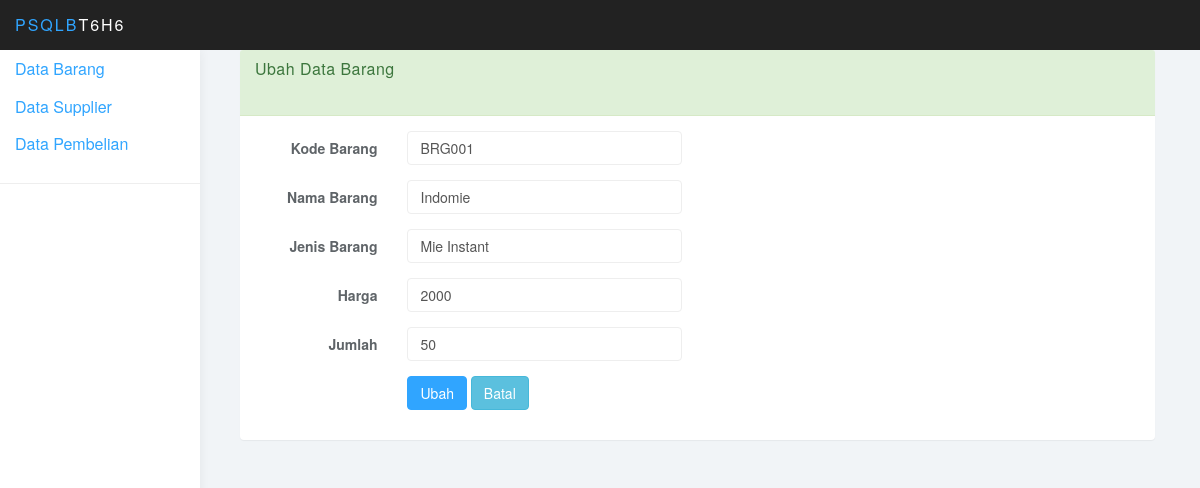
The page /?page=ubah_barang&id=BRG001 on the database its author committed.
### tables this page shows
CREATE TABLE IF NOT EXISTS `barang` (
  `KodeBarang` varchar(10) NOT NULL DEFAULT '',
  `NamaBarang` varchar(50) DEFAULT NULL,
  `JenisBarang` varchar(20) DEFAULT NULL,
  `Harga` int(11) DEFAULT NULL,
  `Jumlah` int(11) DEFAULT NULL
);

### ubah_barang.php (the view, shortened to what this page needs)
<div class="col-sm-9 col-sm-offset-3 col-lg-10 col-lg-offset-2 main">
<?php
	if (!$_GET['id']=="") {
		$sql = mysql_query("SELECT * FROM Barang WHERE KodeBarang='".$_GET['id']."'")
			or die (mysql_error());
		$data = mysql_fetch_array($sql);
	}
?>
<!doctype html>
<html lang="id">
<head>
</head>
<body>
	<div class="col-sm-12">
    	<div class="panel panel-success">
        	<div class="panel-heading">
            	<h3 class="panel-title"><span class=""></span> Ubah Data Barang</h3>
            </div>
            <div class="panel-body">
            	<form class="form-horizontal" name="frmUbah" method="post" enctype="multipart/form-data">
                   <div class="form-group">
                        <label for="KodeBarang" class="control-label col-sm-2">Kode Barang</label>
                        <div class="col-sm-4">
                        	<input type="text" class="form-control" name="txtKodeBarang" placeholder="Kode Barang"
                            value="<?php echo $data['KodeBarang']; ?>"/>
                        </div>
                 </div>
                 <div class="form-group">
                        <label for="NamaBarang" class="control-label col-sm-2">Nama Barang</label>
                        <div class="col-sm-4">
                        	<input type="text" class="form-control" name="txtNamaBarang" placeholder="Nama Barang"
                            value="<?php echo $data['NamaBarang']; ?>"/>
                        </div>
                 </div>
                 <div class="form-group">
						<label for="JenisBarang" class="control-label col-sm-2">Jenis Barang</label>
                            <div class="col-sm-4">
							<input type="text" class="form-control" name="txtJenisBarang" placeholder="Jenis Barang"
                            value="<?php echo $data['JenisBarang']; ?>"/>
                        </div>
                 </div>
                       <div class="form-group">
                       	<label for="Harga" class="control-label col-sm-2">Harga</label>
                        <div class="col-sm-4">
                        	<input type="text" class="form-control" name="txtHarga" placeholder="Harga"
                            value="<?php echo $data['Harga']; ?>"/>
                         </div>
                        </div>
                        <div class="form-group">
                       	<label for="Jumlah" class="control-label col-sm-2">Jumlah</label>
                        <div class="col-sm-4">
                        	<input type="text" class="form-control" name="txtJumlah" placeholder="Jumlah"
                            value="<?php echo $data['Jumlah']; ?>"/>
                         </div>
                        </div>
                 <div class="form-group">
                 	<div class="col-sm-offset-2 col-sm-3">
                    	<button type="submit" class="btn btn-primary" name="btnUbah">Ubah</button>
                        <button type="reset" class="btn btn-info" name="btnBatal"
                        onClick="window.location.href='?page=barang'">Batal</button>
                        </div>
                       </div>
                      </form>
                     </div>
                    </div>
                    </div>
</body>
</html>

### css/styles.css (style rules this page uses)
body { background: #f1f4f7; padding-top: 50px; color: #5f6468; }
h1, h2, h3, h4, h5, h6 { color: #5f6468; }
h3, h4 { font-weight: 300; }
.form-control { border: 1px solid #eee; box-shadow: none; }
.btn-primary, .btn-primary:hover, .btn-primary:focus, .btn-primary:active, .btn-primary.active, .open > .dropdown-toggle.btn-primary, .btn-primary.disabled, .btn-primary[disabled], fieldset[disabled] .btn-primary, .btn-primary.disabled:hover, .btn-primary[disabled]:hover, fieldset[disabled] .btn-primary:hover, .btn-primary.disabled:focus, .btn-primary[disabled]:focus, fieldset[disabled] .btn-primary:focus, .btn-primary.disabled:active, .btn-primary[disabled]:active, fieldset[disabled] .btn-primary:active, .btn-primary.disabled.active, .btn-primary[disabled].active, fieldset[disabled] .btn-primary.active { background-color: #30a5ff; border-color: #30a5ff; }
.panel { border: 0; }
.panel-heading { font-size: 18px; font-weight: 300; letter-spacing: 0.025em; height: 66px; line-height: 45px; }

### rows shown on the page
barang: txtKodeBarang "BRG001", txtNamaBarang "Indomie", txtJenisBarang "Mie Instant", txtHarga "2000", txtJumlah "50"
